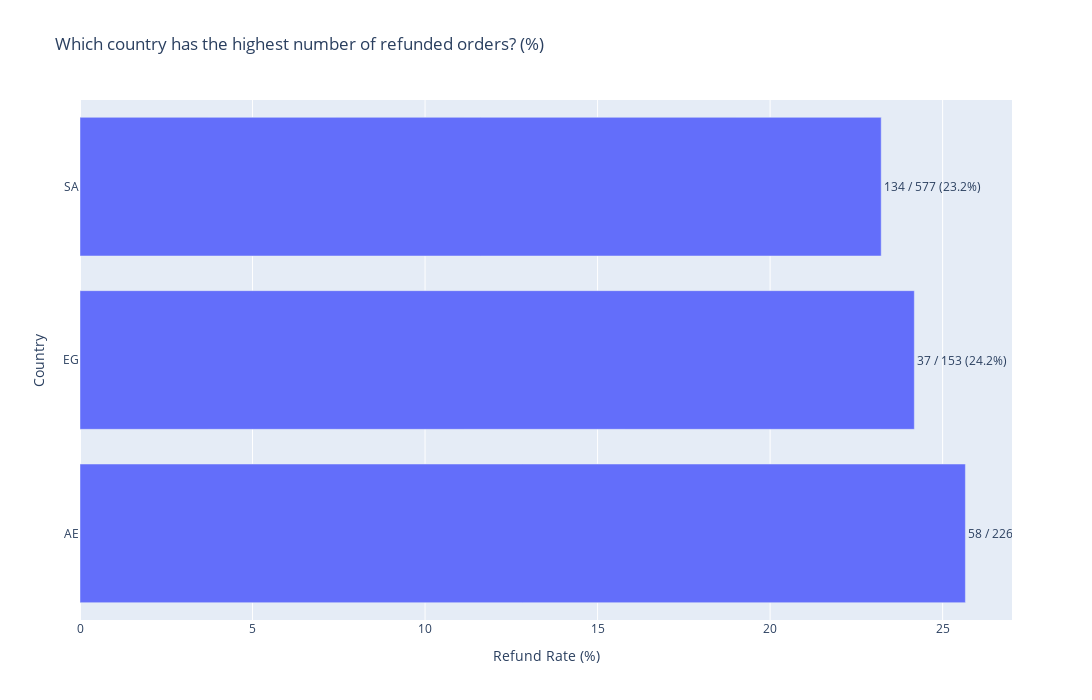

Notebook code for this chart:
### Code cell
# Q1 Which country has the highest number of refunded orders?
final["label"] = (
    final["refund"].astype(int).astype(str)
    + " / "
    + final["total_orders"].astype(int).astype(str)
    + " ("
    + final["refund Rate"].round(1).astype(str)
    + "%)"
)

fig1 = px.bar(
    final,
    x="refund Rate",
    y="country",
    orientation="h",
    title="Which country has the highest number of refunded orders? (%)",
    text="label"
)

fig1.update_traces(textposition="outside")
fig1.update_layout(
    xaxis_title="Refund Rate (%)",
    yaxis_title="Country"
)

fig1.update_layout(
    width=1400,
    height=700
)

fig1.show()

### Figure 1 — Plotly figure (JSON) as saved in the notebook; plotly's stock layout.template omitted (floating-point values rounded to 4 significant figures)
{"data": [{"hovertemplate": "refund Rate=%{x}<br>country=%{y}<br>label=%{text}<extra></extra>", "legendgroup": "", "marker": {"color": "#636efa", "pattern": {"shape": ""}}, "name": "", "orientation": "h", "showlegend": false, "text": ["58 / 226 (25.7%)", "37 / 153 (24.2%)", "134 / 577 (23.2%)"], "textposition": "outside", "type": "bar", "x": [25.66, 24.18, 23.22], "xaxis": "x", "y": ["AE", "EG", "SA"], "yaxis": "y"}], "layout": {"barmode": "relative", "height": 700, "legend": {"tracegroupgap": 0}, "title": {"text": "Which country has the highest number of refunded orders? (%)"}, "width": 1400, "xaxis": {"anchor": "y", "domain": [0, 1], "title": {"text": "Refund Rate (%)"}}, "yaxis": {"anchor": "x", "domain": [0, 1], "title": {"text": "Country"}}}}
